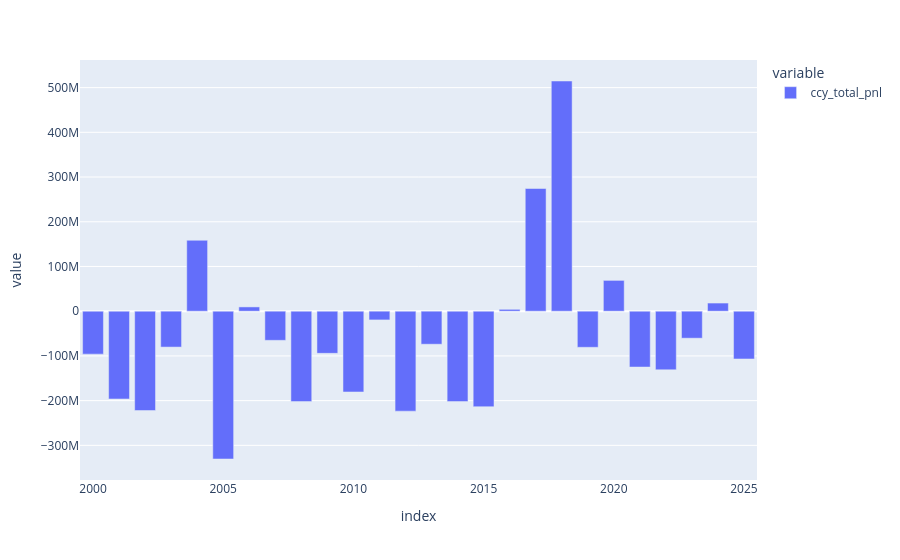

Notebook code for this chart:
### Markdown cell above
## Plot

### Code cell
px.bar(x.groupby(x.index.year).sum())

### Figure 1 — Plotly figure (JSON) as saved in the notebook; plotly's stock layout.template omitted (floating-point values rounded to 4 significant figures)
{"data": [{"alignmentgroup": "True", "hovertemplate": "variable=ccy_total_pnl<br>index=%{x}<br>value=%{y}<extra></extra>", "legendgroup": "ccy_total_pnl", "marker": {"color": "#636efa", "pattern": {"shape": ""}}, "name": "ccy_total_pnl", "offsetgroup": "ccy_total_pnl", "orientation": "v", "showlegend": true, "textposition": "auto", "type": "bar", "x": [2000, 2001, 2002, 2003, 2004, 2005, 2006, 2007, 2008, 2009, 2010, 2011, 2012, 2013, 2014, 2015, 2016, 2017, 2018, 2019, 2020, 2021, 2022, 2023, 2024, 2025], "xaxis": "x", "y": [-96030000.0, -196400000.0, -222100000.0, -80260000.0, 158600000.0, -330500000.0, 9586000.0, -65150000.0, -202200000.0, -94250000.0, -180700000.0, -19510000.0, -223500000.0, -73860000.0, -202200000.0, -213600000.0, 4169000.0, 274400000.0, 514800000.0, -80750000.0, 68920000.0, -124900000.0, -131100000.0, -60360000.0, 18210000.0, -106800000.0], "yaxis": "y"}], "layout": {"barmode": "relative", "legend": {"title": {"text": "variable"}, "tracegroupgap": 0}, "margin": {"t": 60}, "xaxis": {"anchor": "y", "domain": [0, 1], "title": {"text": "index"}}, "yaxis": {"anchor": "x", "domain": [0, 1], "title": {"text": "value"}}}}
